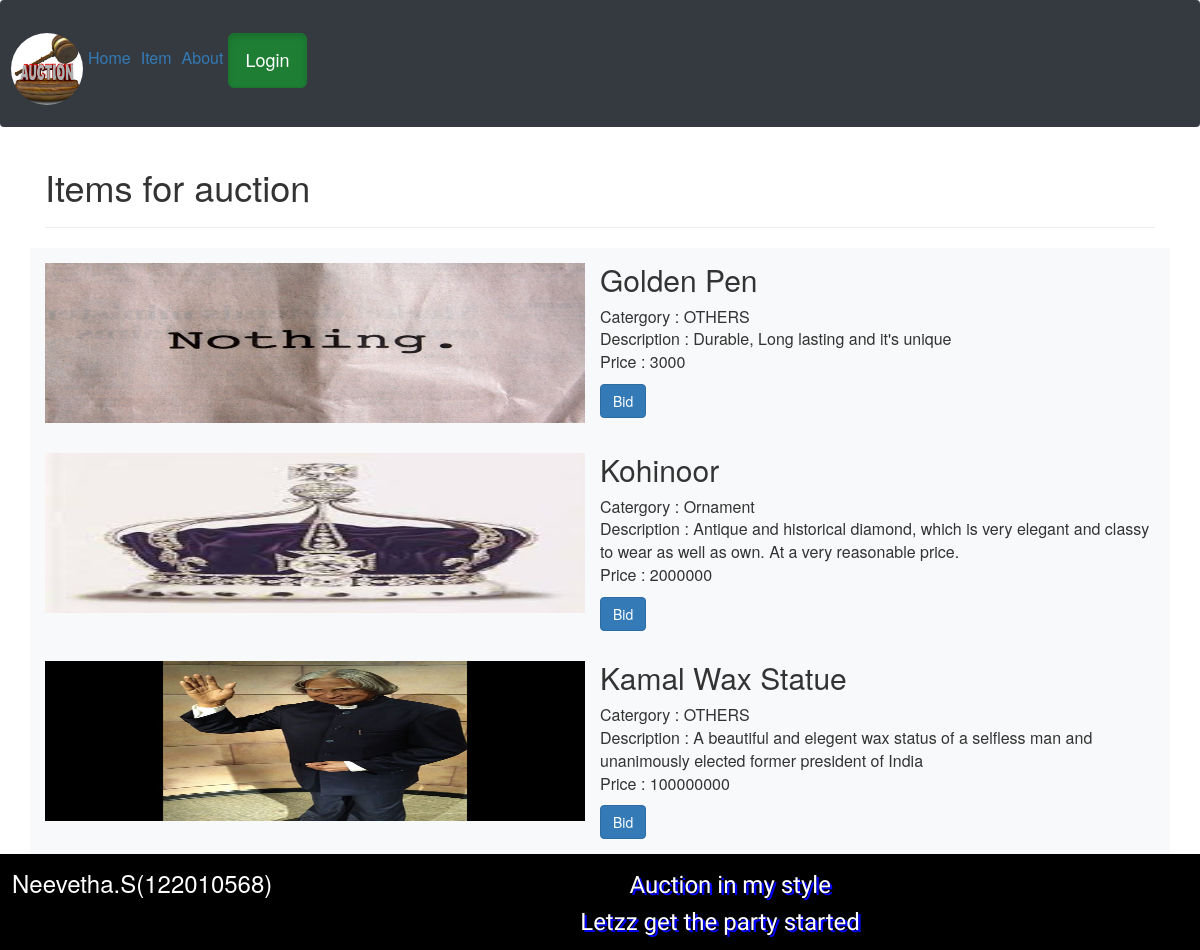
The app's page /poll/list/ with its own data.
### poll/models.py (models this page shows)
class bidding(models.Model):
     CHOICES_CATEGORY = (
                          ("AI", "Antique Item"),
                          ("E", "Equipment"),
                          ("O", "Ornament"),
                          ("OT", "OTHERS")
                        )
     user = models.ForeignKey(user, on_delete=models.SET_NULL, null=True, blank=True)
     name = models.CharField(max_length=40,null=True, default="aaa")
     price = models.IntegerField(null=True, default=000)
     picture = models.ImageField(null=True, default="nothing.jpeg", upload_to='itempic/')
     description = models.CharField(max_length=40, null=True, default="gehehe")
     catergory = models.CharField(max_length=2, null=True, default="OT", choices = CHOICES_CATEGORY)

### poll/views.py (the view)
# urls.py: path('list/', views.listing, name='list'),
def listing(request):
    items = bidding.objects.all()
    return render(request, "poll/listing.html" ,{"items" : items})

### poll/templates/poll/listing.html (shortened to what this page needs)
{% extends "poll/layout.html" %}
{% load static %}
{% block body %}
       <div class="container" sytle="">
         <h1 >Items for auction</h1>
         <hr>
         {% for item in items %}
         <div class="row no-gutters bg-light position-relative">
         <div class="col-md-6 mb-md-0 p-md-4">
         <img style="width:10em;height:10em;" src="{{ item.picture.url }}" class="w-100" alt="...">
         </div>
         <div class="col-md-6 position-static p-4 pl-md-0">
         <h2 class="mt-0">{{ item.name }}</h2>
         <p>Catergory : {{ item.get_catergory_display}}
            <br>Description : {{item.description}}<br>
                Price : {{ item.price }}<br></p>
                <form method="post" action="{% url 'poll:login' %}">
                <input type="submit" class="btn btn-primary stretched-link" value="Bid">
                </form>
          </div>
          </div>
         {% endfor %}
        </div>
       <div class="f1" style="position:relative;width:100%;" class="p-3 mb-2 bg-dark text-white">
           <span style="font-family:'Indie Flower';text-shadow: 0.1em 0.1em blue;margin-left:0em;">Auction in my style</span>
           <span style="float:left"> Neevetha.S(122010568) </span>
           <br>
           <span style="font-family:'Indie Flower';text-shadow: 0.1em 0.1em blue;margin-left:10em;"> Letzz get the party started </span>
         </div>
 {% endblock %}

### poll/templates/poll/layout.html (style rules this page uses)
body { font-size : 16px }
.f1 { position : absolute; font-size : 1.5em; bottom : 0; width : 100%; height : 4em; left : 0em; color : white; text-align :center; padding : 0.5em 0.5em; background-color : black; }

### records on screen
bidding: picture (picture), name "Golden Pen", catergory "OTHERS", description "Durable, Long lasting and it's unique", price "3000"
bidding: picture (picture), name "Kohinoor", catergory "Ornament", description "Antique and historical diamond, which is very elegant and classy to wear as well as own. At a very reasonable price.", price "2000000"
bidding: picture (picture), name "Kamal Wax Statue", catergory "OTHERS", description "A beautiful and elegent wax status of a selfless man and unanimously elected former president of India", price "100000000"
